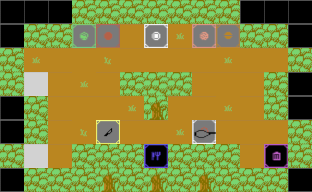

This is a level from a 2D game, rendered from its Tiled map with the project's own tilesets. A one-line summary and the complete map file follow:
An orthogonal 13x8 tile map with 24x24 px tiles, 1 tile layer (Tile Layer 1), 2 tilesets.

<map version="1.4" tiledversion="1.4.3" orientation="orthogonal" renderorder="right-down" width="13" height="8" tilewidth="24" tileheight="24" infinite="0" nextlayerid="3" nextobjectid="1">
 <tileset firstgid="1" source="BurgerMayhem.tsx" />
 <tileset firstgid="826" source="Players.tsx" />
 <layer id="1" name="Tile Layer 1" width="13" height="8">
  <data encoding="csv">
1,1,1,136,136,136,136,136,136,136,1,1,1,
1,136,136,166,133,4,34,37,100,67,136,136,1,
136,37,4,4,70,4,4,4,4,37,4,4,136,
136,331,4,37,4,136,202,202,4,4,4,136,1,
1,136,4,4,4,37,169,4,4,37,4,136,1,
1,136,4,70,298,4,4,37,265,4,4,4,136,
136,331,4,136,136,136,199,136,136,136,4,232,136,
1,136,136,136,235,136,235,136,169,136,136,136,1
</data>
 </layer>
</map>
